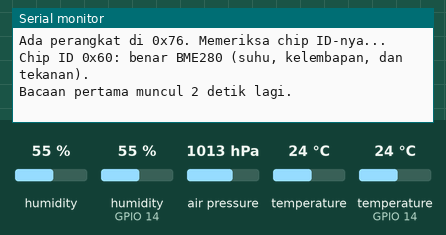
This sketch was run on a simulated ESP32. Shown: the last lines printed to the serial monitor. Inputs (shaded band) come from the test bench; at power-on: humidity 55 %, humidity (sensor on GPIO 14) 55 %, air pressure 1013 hPa, temperature (sensor on GPIO 14) 24 °C, temperature 24 °C.

Above: at 1.7 s.
1.8 s: humidity (sensor 0) set to 22 %
At 3.5 s:
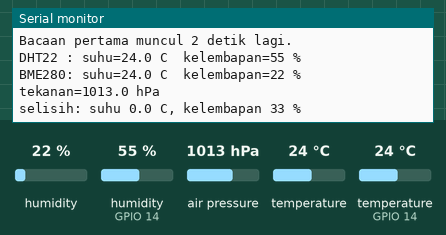
4.8 s: humidity (sensor on GPIO 14) set to 22 %
At 7.4 s:
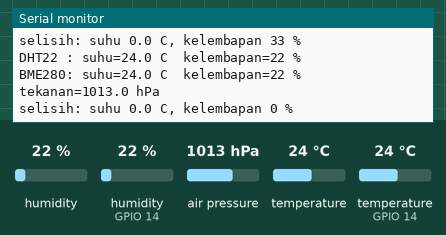
7.8 s: air pressure set to 952 hPa
At 9.4 s:
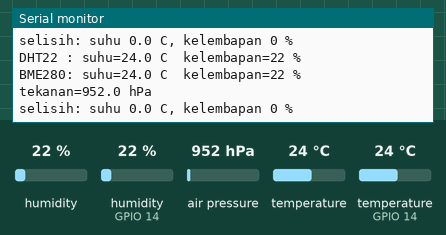
10.8 s: temperature (sensor on GPIO 14) set to 12 °C
At 13.3 s:
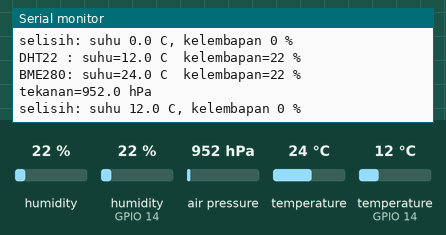
13.8 s: temperature (sensor 0) set to 12 °C
At 15.2 s:
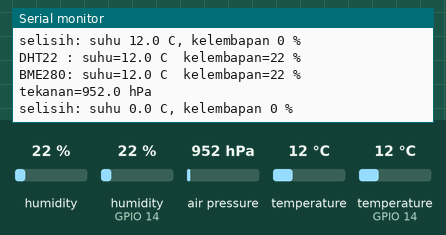
16.8 s: humidity (sensor on GPIO 14) set to 40 %
At 19.1 s:
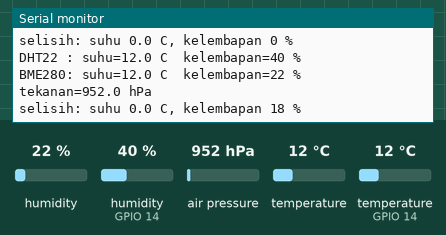
Timing chart, 0 to 20.6 s (numbered marks = the images above; inputs shaded):
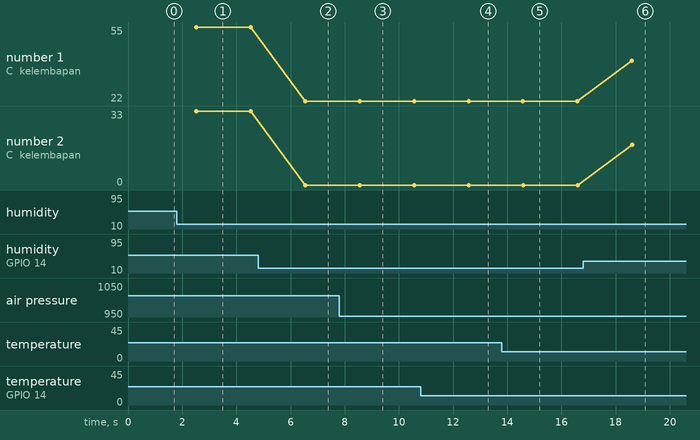

The sketch:

modul07_bme280.ino
```cpp
// Modul 7 - Praktik 3: BME280 di bus I2C, dibandingkan dengan DHT22
// BME280: SDA ke D21, SCL ke D22 (bus yang sama dengan layar OLED). DHT22 tetap di D14.
// Library: Adafruit BME280 Library 2.3.0 (ikut terpasang: Adafruit Unified Sensor 1.1.15 dan Adafruit BusIO 1.17.4)
//          dan DHT sensor library 1.4.7 (dari Modul 6).

#include <Wire.h>
#include <Adafruit_BME280.h>
#include <DHT.h>

const int PIN_SDA = 21;  // D21: jalur data I2C (peta pin kanonik)
const int PIN_SCL = 22;  // D22: jalur detak I2C (peta pin kanonik)
const int PIN_DHT = 14;  // D14: DHT22 (peta pin kanonik)

Adafruit_BME280 bme;
DHT dht(PIN_DHT, DHT22);
bool bmeSiap = false;  // true kalau BME280 asli ditemukan

// Menjawab true kalau ada perangkat yang merespons di alamat itu (cara pemindai I2C).
bool adaPerangkat(byte alamat) {
  Wire.beginTransmission(alamat);
  return Wire.endTransmission() == 0;
}

void cetakHex(int nilai) {
  Serial.print("0x");
  if (nilai < 0x10) {
    Serial.print("0");
  }
  Serial.print(nilai, HEX);
}

// Mencari BME280 di kedua alamatnya, lalu memeriksa "kartu identitas"-nya (chip ID).
bool siapkanBme() {
  byte alamat = 0;
  if (adaPerangkat(0x76)) {
    alamat = 0x76;
  } else if (adaPerangkat(0x77)) {
    alamat = 0x77;
  }
  if (alamat == 0) {
    Serial.println("Tidak ada perangkat di 0x76 maupun 0x77. Periksa keempat kabel BME280.");
    return false;
  }
  Serial.print("Ada perangkat di ");
  cetakHex(alamat);
  Serial.println(". Memeriksa chip ID-nya...");

  if (bme.begin(alamat)) {
    Serial.println("Chip ID 0x60: benar BME280 (suhu, kelembapan, dan tekanan).");
    return true;
  }
  int id = bme.sensorID();  // chip ID yang baru saja dibaca dari perangkat itu
  Serial.print("Chip ID-nya ");
  cetakHex(id);
  Serial.print(", bukan 0x60. ");
  if (id == 0x56 || id == 0x57 || id == 0x58) {
    Serial.println("Ini BMP280: hanya suhu dan tekanan, TANPA kelembapan.");
  } else if (id == 0x55) {
    Serial.println("Ini BMP180: sepupu lama BME280, hanya suhu dan tekanan.");
  } else if (id == 0x61) {
    Serial.println("Ini BME680: punya sensor gas juga, butuh library lain.");
  } else {
    Serial.println("Chip tidak dikenal.");
  }
  return false;
}

void setup() {
  Serial.begin(115200);
  delay(500);
  Serial.println();
  Wire.begin(PIN_SDA, PIN_SCL);
  dht.begin();
  bmeSiap = siapkanBme();
  Serial.println("Bacaan pertama muncul 2 detik lagi.");
}

void loop() {
  delay(2000);  // DHT22 paling cepat dibaca sekali setiap 2 detik

  float suhuDht = dht.readTemperature();
  float lembapDht = dht.readHumidity();

  Serial.print("DHT22 : suhu=");
  if (isnan(suhuDht) || isnan(lembapDht)) {
    Serial.println("-- (gagal dibaca)");
  } else {
    Serial.print(suhuDht, 1);
    Serial.print(" C  kelembapan=");
    Serial.print(lembapDht, 0);
    Serial.println(" %");
  }

  if (!bmeSiap) {
    Serial.println("BME280: tidak siap (lihat pesan di atas)");
    return;
  }
  float suhuBme = bme.readTemperature();         // derajat Celsius
  float lembapBme = bme.readHumidity();          // persen
  float tekanan = bme.readPressure() / 100.0;    // paskal dibagi 100 = hPa
  Serial.print("BME280: suhu=");
  Serial.print(suhuBme, 1);
  Serial.print(" C  kelembapan=");
  Serial.print(lembapBme, 0);
  Serial.print(" %  tekanan=");
  Serial.print(tekanan, 1);
  Serial.println(" hPa");

  if (!isnan(suhuDht) && !isnan(lembapDht)) {
    Serial.print("selisih: suhu ");
    Serial.print(fabs(suhuBme - suhuDht), 1);  // fabs = nilai mutlak, selalu positif
    Serial.print(" C, kelembapan ");
    Serial.print(fabs(lembapBme - lembapDht), 0);
    Serial.println(" %");
  }
  Serial.println();
}
```

Measured:
- after the input at 1.8 s, the serial monitor: prints a new line after 0.72 s (image 1)
- after the input at 4.8 s, the serial monitor: prints a new line after 1.7 s (image 2)
- after the input at 7.8 s, the serial monitor: prints a new line after 0.75 s (image 3)
- after the input at 10.8 s, the serial monitor: prints a new line after 1.8 s (image 4)
- after the input at 13.8 s, the serial monitor: prints a new line after 0.79 s (image 5)
- after the input at 16.8 s, the serial monitor: prints a new line after 1.8 s (image 6)
- plotted number 1: 22 → 40 after the input at 16.8 s
- plotted number 2: 0 → 18 after the input at 16.8 s
